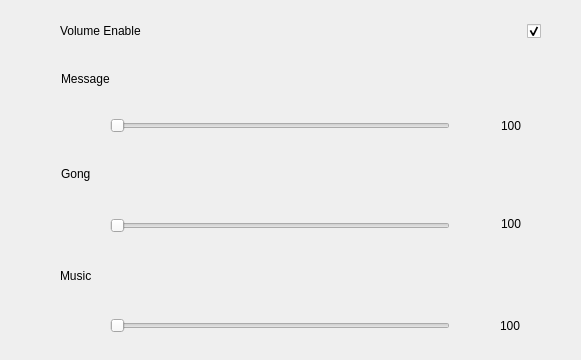
       <widget class="QWidget" name="page341_volume">
        <widget class="QLabel" name="label_msg">
         <property name="geometry">
          <rect>
           <x>61</x>
           <y>58</y>
           <width>131</width>
           <height>41</height>
          </rect>
         </property>
         <property name="text">
          <string>Message</string>
         </property>
        </widget>
        <widget class="QLabel" name="label_gong">
         <property name="geometry">
          <rect>
           <x>61</x>
           <y>148</y>
           <width>131</width>
           <height>51</height>
          </rect>
         </property>
         <property name="text">
          <string>Gong</string>
         </property>
        </widget>
        <widget class="QLabel" name="label_music">
         <property name="geometry">
          <rect>
           <x>60</x>
           <y>250</y>
           <width>131</width>
           <height>51</height>
          </rect>
         </property>
         <property name="text">
          <string>Music</string>
         </property>
        </widget>
        <widget class="QLabel" name="label_msg_icon1">
         <property name="geometry">
          <rect>
           <x>61</x>
           <y>111</y>
           <width>39</width>
           <height>31</height>
          </rect>
         </property>
         <property name="text">
          <string/>
         </property>
        </widget>
        <widget class="MySlider" name="slider_message_volume">
         <property name="geometry">
          <rect>
           <x>110</x>
           <y>100</y>
           <width>340</width>
           <height>51</height>
          </rect>
         </property>
         <property name="maximum">
          <number>100</number>
         </property>
         <property name="pageStep">
          <number>5</number>
         </property>
         <property name="orientation">
          <enum>Qt::Horizontal</enum>
         </property>
        </widget>
        <widget class="QLabel" name="label_msg_icon2">
         <property name="geometry">
          <rect>
           <x>454</x>
           <y>110</y>
           <width>36</width>
           <height>32</height>
          </rect>
         </property>
         <property name="text">
          <string/>
         </property>
        </widget>
        <widget class="QLabel" name="label_gong_icon2">
         <property name="geometry">
          <rect>
           <x>454</x>
           <y>208</y>
           <width>36</width>
           <height>32</height>
          </rect>
         </property>
         <property name="text">
          <string/>
         </property>
        </widget>
        <widget class="MySlider" name="slider_gong_volume">
         <property name="geometry">
          <rect>
           <x>110</x>
           <y>200</y>
           <width>340</width>
           <height>51</height>
          </rect>
         </property>
         <property name="maximum">
          <number>100</number>
         </property>
         <property name="pageStep">
          <number>5</number>
         </property>
         <property name="orientation">
          <enum>Qt::Horizontal</enum>
         </property>
        </widget>
        <widget class="QLabel" name="label_gong_icon1">
         <property name="geometry">
          <rect>
           <x>61</x>
           <y>208</y>
           <width>39</width>
           <height>31</height>
          </rect>
         </property>
         <property name="text">
          <string/>
         </property>
        </widget>
        <widget class="QLabel" name="label_music_icon2">
         <property name="geometry">
          <rect>
           <x>454</x>
           <y>310</y>
           <width>36</width>
           <height>32</height>
          </rect>
         </property>
         <property name="text">
          <string/>
         </property>
        </widget>
        <widget class="QLabel" name="label_music_icon1">
         <property name="geometry">
          <rect>
           <x>60</x>
           <y>310</y>
           <width>39</width>
           <height>31</height>
          </rect>
         </property>
         <property name="text">
          <string/>
         </property>
        </widget>
        <widget class="MySlider" name="slider_bgmusic_volume">
         <property name="geometry">
          <rect>
           <x>110</x>
           <y>300</y>
           <width>340</width>
           <height>51</height>
          </rect>
         </property>
         <property name="maximum">
          <number>100</number>
         </property>
         <property name="pageStep">
          <number>5</number>
         </property>
         <property name="orientation">
          <enum>Qt::Horizontal</enum>
         </property>
        </widget>
        <widget class="QLabel" name="label_msg_value">
         <property name="geometry">
          <rect>
           <x>501</x>
           <y>110</y>
           <width>71</width>
           <height>31</height>
          </rect>
         </property>
         <property name="text">
          <string>100</string>
         </property>
        </widget>
        <widget class="QLabel" name="label_gong_value">
         <property name="geometry">
          <rect>
           <x>501</x>
           <y>208</y>
           <width>71</width>
           <height>31</height>
          </rect>
         </property>
         <property name="text">
          <string>100</string>
         </property>
        </widget>
        <widget class="QLabel" name="label_music_value">
         <property name="geometry">
          <rect>
           <x>500</x>
           <y>310</y>
           <width>71</width>
           <height>31</height>
          </rect>
         </property>
         <property name="text">
          <string>100</string>
         </property>
        </widget>
        <widget class="QWidget" name="layoutWidget_2">
         <property name="geometry">
          <rect>
           <x>60</x>
           <y>10</y>
           <width>481</width>
           <height>42</height>
          </rect>
         </property>
         <layout class="QHBoxLayout" name="horizontalLayout_36">
          <property name="spacing">
           <number>0</number>
          </property>
          <item>
           <widget class="QLabel" name="label_volume_enable">
            <property name="sizePolicy">
             <sizepolicy hsizetype="Expanding" vsizetype="Preferred">
              <horstretch>0</horstretch>
              <verstretch>0</verstretch>
             </sizepolicy>
            </property>
            <property name="minimumSize">
             <size>
              <width>0</width>
              <height>40</height>
             </size>
            </property>
            <property name="maximumSize">
             <size>
              <width>16777215</width>
              <height>40</height>
             </size>
            </property>
            <property name="text">
             <string>Volume Enable</string>
            </property>
           </widget>
          </item>
          <item>
           <widget class="QCheckBox" name="check_volume_enable">
            <property name="minimumSize">
             <size>
              <width>0</width>
              <height>30</height>
             </size>
            </property>
            <property name="maximumSize">
             <size>
              <width>16777215</width>
              <height>30</height>
             </size>
            </property>
            <property name="layoutDirection">
             <enum>Qt::RightToLeft</enum>
            </property>
            <property name="text">
             <string/>
            </property>
            <property name="checked">
             <bool>true</bool>
            </property>
           </widget>
          </item>
         </layout>
        </widget>
       </widget>
